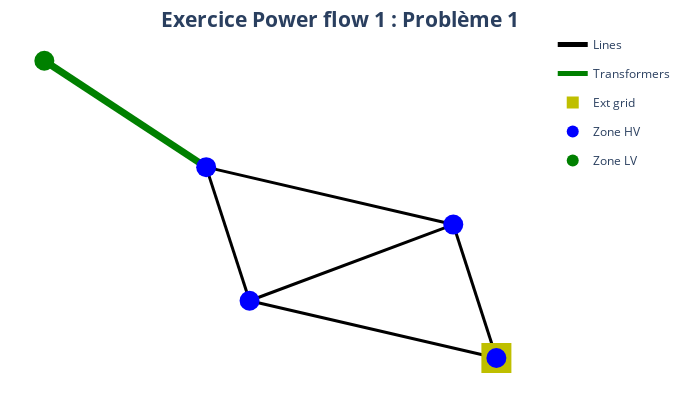

The code cell stored with this chart in its notebook:
### Markdown cell above
With this package, we can plot the grid :

### Code cell
pp_plot.plot_power_network(
    net=net_ExPF1_Pb1_heig,
    plot_title="Exercice Power flow 1 : Problème 1",
    filename="net_ex_pf_1_pb_1_grid_example",
)

### Figure 1 — Plotly figure (JSON) as saved in the notebook; plotly's stock layout.template omitted (floating-point values rounded to 4 significant figures)
{"data": [{"hoverinfo": "text", "legendgroup": "lines", "line": {"color": "rgb(0, 0, 0)", "width": 3}, "mode": "lines", "name": "Lines", "showlegend": true, "text": "line_a", "type": "scatter", "x": [0.8647, 0.8038, 0.7429], "y": [-0.7953, -0.4149, -0.03449]}, {"hoverinfo": "text", "legendgroup": "lines", "line": {"color": "rgb(0, 0, 0)", "width": 3}, "mode": "lines", "name": "Lines", "showlegend": false, "text": "line_b", "type": "scatter", "x": [0.7429, 0.4548, 0.1668], "y": [-0.03449, -0.2517, -0.4689]}, {"hoverinfo": "text", "legendgroup": "lines", "line": {"color": "rgb(0, 0, 0)", "width": 3}, "mode": "lines", "name": "Lines", "showlegend": false, "text": "line_c", "type": "scatter", "x": [0.8647, 0.5157, 0.1668], "y": [-0.7953, -0.6321, -0.4689]}, {"hoverinfo": "text", "legendgroup": "lines", "line": {"color": "rgb(0, 0, 0)", "width": 3}, "mode": "lines", "name": "Lines", "showlegend": false, "text": "line_d", "type": "scatter", "x": [0.1668, 0.1054, 0.04411], "y": [-0.4689, -0.08796, 0.293]}, {"hoverinfo": "text", "legendgroup": "lines", "line": {"color": "rgb(0, 0, 0)", "width": 3}, "mode": "lines", "name": "Lines", "showlegend": false, "text": "line_e", "type": "scatter", "x": [0.7429, 0.3935, 0.04411], "y": [-0.03449, 0.1292, 0.293]}, {"hoverinfo": "text", "legendgroup": "lines", "marker": {"color": "rgb(0, 0, 0)", "size": 1, "symbol": "circle"}, "mode": "markers", "name": "edge_center", "showlegend": false, "type": "scatter", "x": [0.8038], "y": [-0.4149]}, {"hoverinfo": "text", "legendgroup": "Transformers", "line": {"color": "rgb(0, 128, 0)", "width": 7}, "mode": "lines", "name": "Transformers", "showlegend": true, "text": "Transfo T1<br>200.0 MVA", "type": "scatter", "x": [0.04411, -0.1847, -0.4134], "y": [0.293, 0.5964, 0.8997]}, {"hoverinfo": "text", "legendgroup": "Transformers", "marker": {"color": "rgb(0, 128, 0)", "size": 1, "symbol": "circle"}, "mode": "markers", "name": "edge_center", "showlegend": false, "text": ["Transfo T1<br>200.0 MVA"], "type": "scatter", "x": [-0.1847], "y": [0.5964]}, {"hoverinfo": "text", "marker": {"color": "rgb(191, 191, 0)", "size": 30, "symbol": "square"}, "mode": "markers", "name": "Ext grid", "text": ["Gen 1"], "type": "scatter", "x": [0.8647], "y": [-0.7953]}, {"hoverinfo": "text", "marker": {"color": "rgb(0, 0, 255)", "size": 20, "symbol": "circle"}, "mode": "markers", "name": "Zone HV", "text": ["bus_1<br>400.0 kV", "bus_2<br>400.0 kV", "bus_3<br>400.0 kV", "bus_4<br>400.0 kV"], "type": "scatter", "x": [0.8647, 0.7429, 0.1668, 0.04411], "y": [-0.7953, -0.03449, -0.4689, 0.293]}, {"hoverinfo": "text", "marker": {"color": "rgb(0, 128, 0)", "size": 20, "symbol": "circle"}, "mode": "markers", "name": "Zone LV", "text": ["bus_5<br>20.0 kV"], "type": "scatter", "x": [-0.4134], "y": [0.8997]}], "layout": {"font": {"size": 15}, "height": 400, "hovermode": "closest", "legend": {"font": {"size": 12}, "itemsizing": "constant"}, "margin": {"b": 5, "l": 5, "r": 5, "t": 30}, "paper_bgcolor": "white", "plot_bgcolor": "white", "showlegend": true, "title": {"text": "<b>Exercice Power flow 1 : Problème 1<b>", "x": 0.5, "xanchor": "center", "y": 0.97, "yanchor": "top"}, "width": 680, "xaxis": {"showgrid": false, "showticklabels": false, "tickfont": {"family": "Arial Black", "size": 12}, "title": {"font": {"size": 12}}, "zeroline": false}, "yaxis": {"showgrid": false, "showticklabels": false, "tickfont": {"family": "Arial Black", "size": 12}, "title": {"font": {"size": 12}}, "zeroline": false}}}
